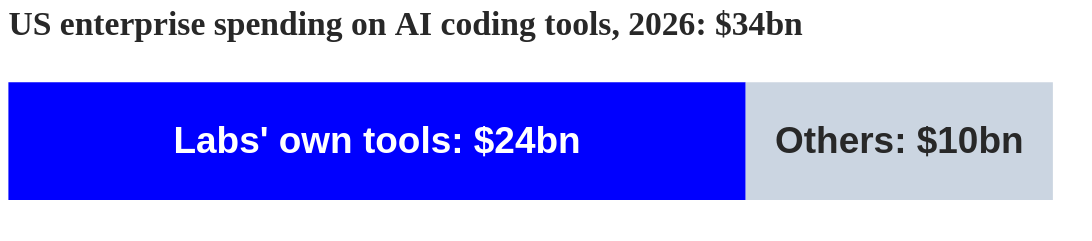

This figure's Vega-Lite source:
### Vega-Lite specification from a JSON file in a GitHub repository (floating-point values rounded to 4 significant figures)
{"$schema": "https://vega.github.io/schema/vega-lite/v5.json", "width": 640, "height": 110, "data": {"values": [{"y": "2026", "lab": "Labs", "v": 24, "c": "#0000FF", "o": 0, "t": "Labs' own tools: $24bn"}, {"y": "2026", "lab": "Others", "v": 10, "c": "#cbd5e1", "o": 1, "t": "Others: $10bn"}]}, "layer": [{"mark": {"type": "bar", "height": 70}, "encoding": {"y": {"field": "y", "type": "ordinal", "axis": null}, "x": {"field": "v", "type": "quantitative", "stack": "zero", "axis": null}, "order": {"field": "o"}, "color": {"field": "c", "type": "nominal", "scale": null}}}, {"transform": [], "mark": {"type": "text", "fontSize": 22, "fontWeight": "bold", "dx": 0}, "encoding": {"y": {"field": "y", "type": "ordinal"}, "x": {"field": "v", "type": "quantitative", "stack": "zero", "bandPosition": 0.5}, "order": {"field": "o"}, "text": {"field": "t"}, "color": {"condition": {"test": "datum.lab=='Others'", "value": "#282828"}, "value": "#ffffff"}}}], "config": {"font": "Tahoma, Verdana, sans-serif", "axis": {"labelFontSize": 24, "titleFontSize": 22, "labelColor": "#282828", "titleColor": "#282828"}, "view": {"stroke": null}}, "title": {"text": "US enterprise spending on AI coding tools, 2026: $34bn", "fontSize": 20, "color": "#282828", "anchor": "start", "font": "Tahoma"}}
